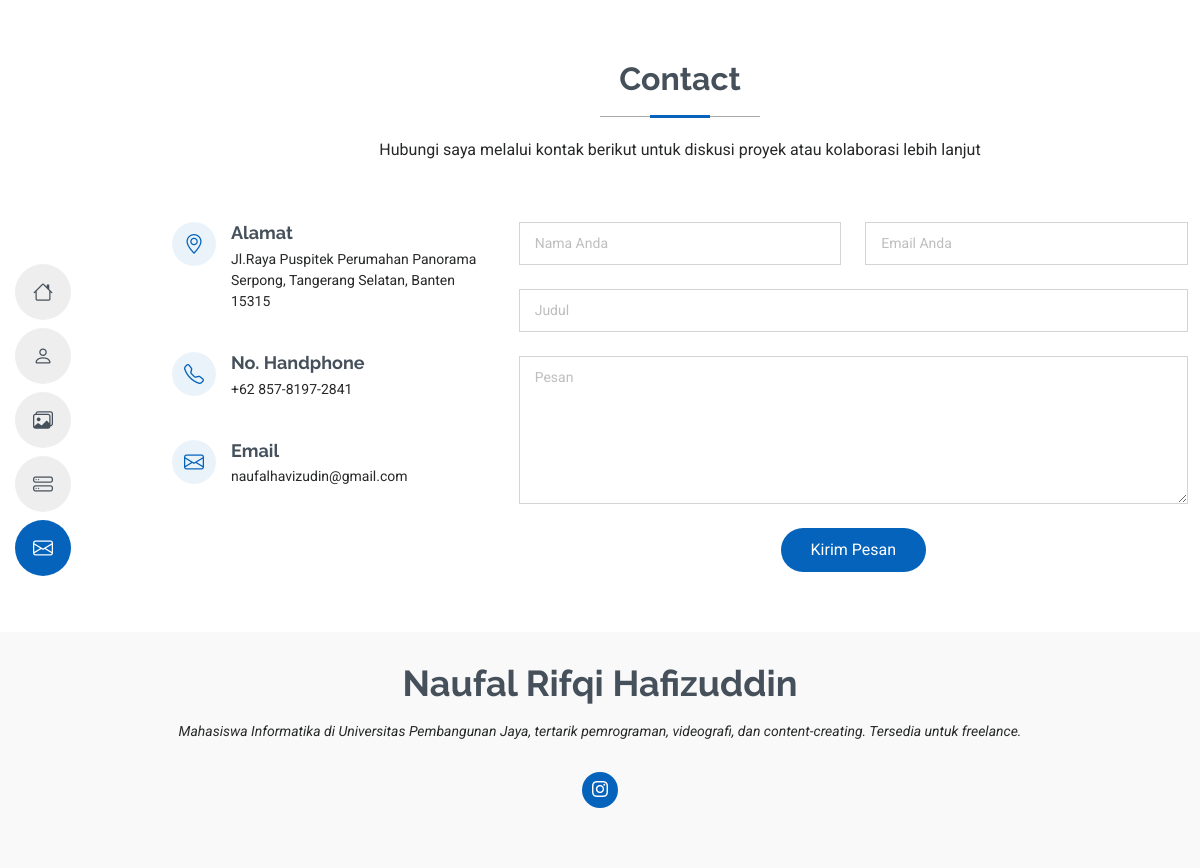
The page /contact.php on the database its author committed.
### tables this page shows
CREATE TABLE `biodata` (
  `id` int(11) NOT NULL,
  `nama` varchar(100) NOT NULL,
  `tanggal_lahir` date DEFAULT NULL,
  `universitas` varchar(100) DEFAULT NULL,
  `nomor_handphone` varchar(20) DEFAULT NULL,
  `alamat` varchar(255) DEFAULT NULL,
  `kota` varchar(100) DEFAULT NULL,
  `jurusan` varchar(100) DEFAULT NULL,
  `email` varchar(100) DEFAULT NULL
);

### contact.php (the view, shortened to what this page needs)
<?php
include 'layout/header.php';
include 'helpers/db_connection.php';
$biodata_query = "SELECT alamat, kota, nomor_handphone, email FROM biodata FIRST";
$biodata_result = $conn->query($biodata_query);
$biodata = $biodata_result->fetch_assoc();
?>
<main>
  <section id="contact" class="contact section">
    <div class="container section-title" data-aos="fade-up">
      <h2>Contact</h2>
      <p>Hubungi saya melalui kontak berikut untuk diskusi proyek atau kolaborasi lebih lanjut</p>
    </div>
    <div class="container" data-aos="fade" data-aos-delay="100">
      <div class="row gy-4">
        <div class="col-lg-4">
          <div class="info-item d-flex" data-aos="fade-up" data-aos-delay="200">
            <i class="bi bi-geo-alt flex-shrink-0"></i>
            <div>
              <h3>Alamat</h3>
              <p><?= $biodata['alamat'] ?>, <?= $biodata['kota'] ?></p>
            </div>
          </div>
          <div class="info-item d-flex" data-aos="fade-up" data-aos-delay="300">
            <i class="bi bi-telephone flex-shrink-0"></i>
            <div>
              <h3>No. Handphone</h3>
              <p><?= $biodata['nomor_handphone'] ?></p>
            </div>
          </div>
          <div class="info-item d-flex" data-aos="fade-up" data-aos-delay="400">
            <i class="bi bi-envelope flex-shrink-0"></i>
            <div>
              <h3>Email</h3>
              <p><?= $biodata['email'] ?></p>
            </div>
          </div>
        </div>
        <div class="col-lg-8">
          <form id="contactForm" action="forms/contact.php" method="post" class="php-email-form" data-aos="fade-up"
            data-aos-delay="200">
            <div class="row gy-4">
              <div class="col-md-6">
                <input type="text" name="name" class="form-control" placeholder="Nama Anda" required="">
              </div>
              <div class="col-md-6 ">
                <input type="email" class="form-control" name="email" placeholder="Email Anda" required="">
              </div>
              <div class="col-md-12">
                <input type="text" class="form-control" name="subject" placeholder="Judul" required="">
              </div>
              <div class="col-md-12">
                <textarea class="form-control" name="message" rows="6" placeholder="Pesan" required=""></textarea>
              </div>
              <div class="col-md-12 text-center">
                <button type="submit">Kirim Pesan</button>
              </div>
            </div>
          </form>
        </div>
      </div>
    </div>
  </section>
</main>
<?php include 'layout/footer.php'; ?>

### assets/css/main.css (style rules this page uses)
:root { --default-font: "Roboto", system-ui, -apple-system, "Segoe UI", Roboto, "Helvetica Neue", Arial, "Noto Sans", "Liberation Sans", sans-serif, "Apple Color Emoji", "Segoe UI Emoji", "Segoe UI Symbol", "Noto Color Emoji"; --heading-font: "Raleway", sans-serif; --nav-font: "Poppins", sans-serif; }
:root { --background-color: #ffffff; --default-color: #272829; --heading-color: #45505b; --accent-color: #0563bb; --surface-color: #ffffff; --contrast-color: #ffffff; }
:root { --nav-color: #45505b; --nav-hover-color: #0563bb; --nav-mobile-background-color: #ffffff; --nav-dropdown-background-color: #ffffff; --nav-dropdown-color: #212529; --nav-dropdown-hover-color: #0563bb; }
:root { scroll-behavior: smooth; }
body { color: var(--default-color); background-color: var(--background-color); font-family: var(--default-font); }
h1, h2, h3, h4, h5, h6 { color: var(--heading-color); font-family: var(--heading-font); }
@media (min-width: 1200px) and (max-width: 1600px) { .header~main { margin-left: 160px; } }
section, .section { color: var(--default-color); background-color: var(--background-color); padding: 60px 0; overflow: clip; }
.section-title { text-align: center; padding-bottom: 60px; position: relative; }
.section-title h2 { font-size: 32px; font-weight: 700; margin-bottom: 20px; padding-bottom: 20px; position: relative; }
.section-title h2:before { content: ""; position: absolute; display: block; width: 160px; height: 1px; background: color-mix(in srgb, var(--default-color), transparent 60%); left: 0; right: 0; bottom: 1px; margin: auto; }
.section-title h2::after { content: ""; position: absolute; display: block; width: 60px; height: 3px; background: var(--accent-color); left: 0; right: 0; bottom: 0; margin: auto; }
.section-title p { margin-bottom: 0; }
.contact .info-item+.info-item { margin-top: 40px; }
.contact .info-item i { color: var(--accent-color); background: color-mix(in srgb, var(--accent-color), transparent 92%); font-size: 20px; width: 44px; height: 44px; display: flex; justify-content: center; align-items: center; border-radius: 50px; transition: all 0.3s ease-in-out; margin-right: 15px; }
.contact .info-item h3 { padding: 0; font-size: 18px; font-weight: 700; margin-bottom: 5px; }
.contact .info-item p { padding: 0; margin-bottom: 0; font-size: 14px; }
.contact .php-email-form { height: 100%; }
.contact .php-email-form input[type=text], .contact .php-email-form input[type=email], .contact .php-email-form textarea { font-size: 14px; padding: 10px 15px; box-shadow: none; border-radius: 0; color: var(--default-color); background-color: color-mix(in srgb, var(--background-color), transparent 50%); border-color: color-mix(in srgb, var(--default-color), transparent 80%); }
.contact .php-email-form input[type=text]::placeholder, .contact .php-email-form input[type=email]::placeholder, .contact .php-email-form textarea::placeholder { color: color-mix(in srgb, var(--default-color), transparent 70%); }
.contact .php-email-form button[type=submit] { color: var(--contrast-color); background: var(--accent-color); border: 0; padding: 10px 30px; transition: 0.4s; border-radius: 50px; }

### rows shown on the page
biodata: alamat "Jl.Raya Puspitek Perumahan Panorama Serpong", kota "Tangerang Selatan, Banten 15315", nomor_handphone "+62 857-8197-2841", email "naufalhavizudin@gmail.com"
